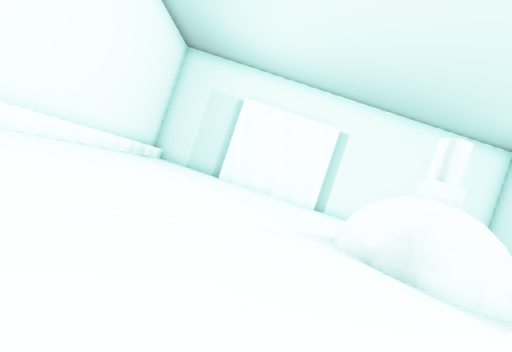
View 1 (above)

16 first-person views from a walk through a 3-D level made in the Unity game engine. The camera is 1.5 m above the floor, tilts 2° down and sees 90° across. The floor is counted in squares, 2 m on a side. Each view is taken from the middle of a square. On the plan, view 1 faces up. The plan holds only what a view shows up to about 9 squares ahead; the rest is blank. The place goes on beyond the plan. The player is left out. Some surface patterns are stand-ins.

View 2
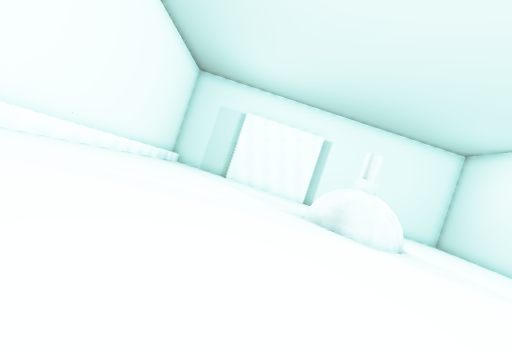

View 3
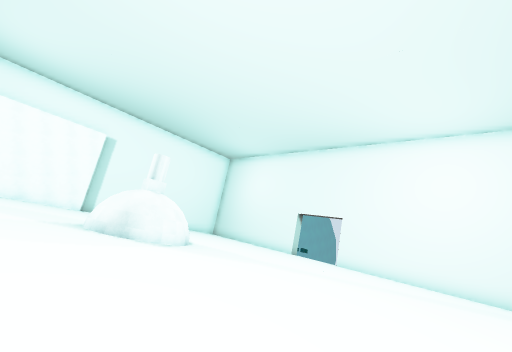

View 4
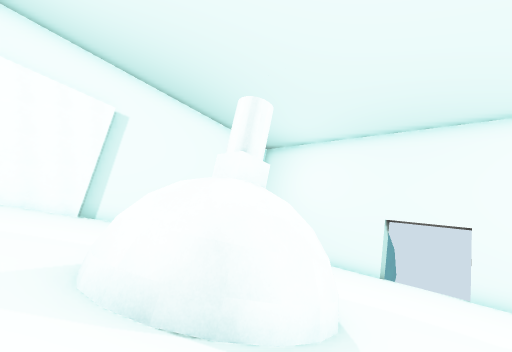

View 5
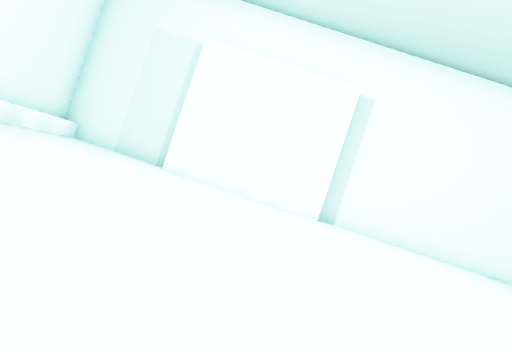

View 6
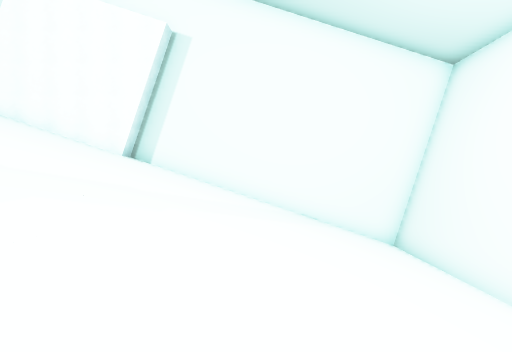

View 7
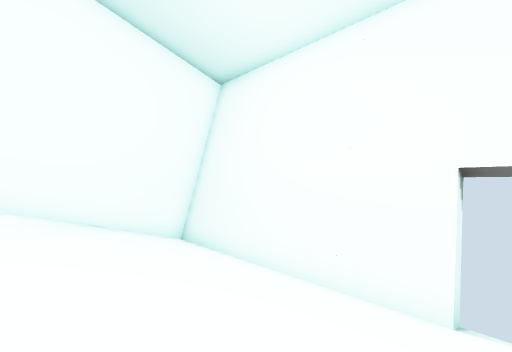

View 8
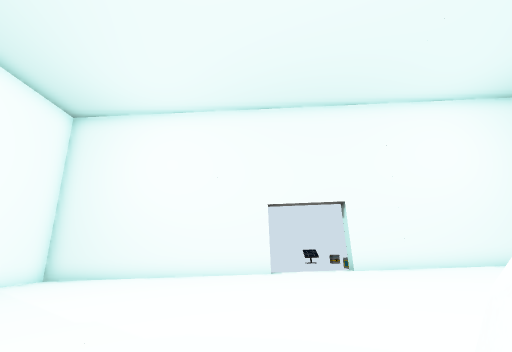

View 9
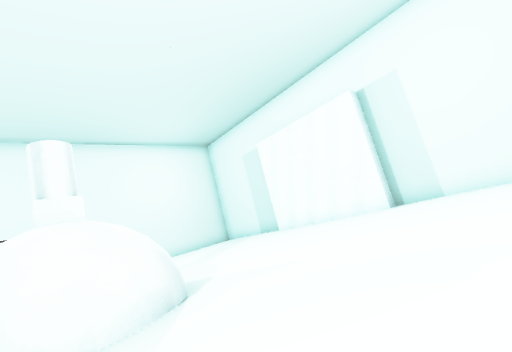

View 10
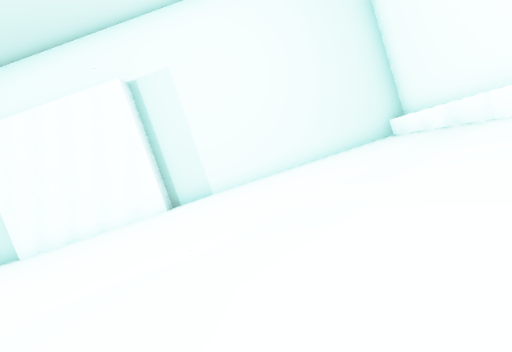

View 11
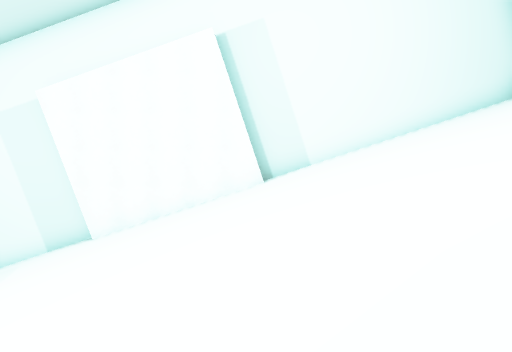

View 12
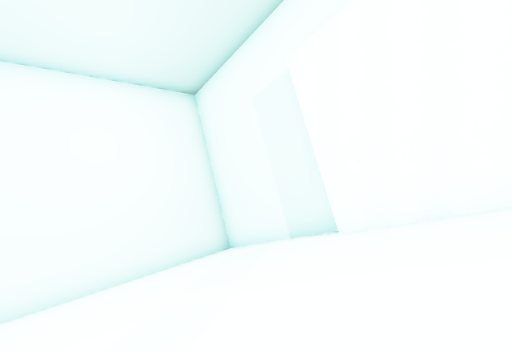

View 13
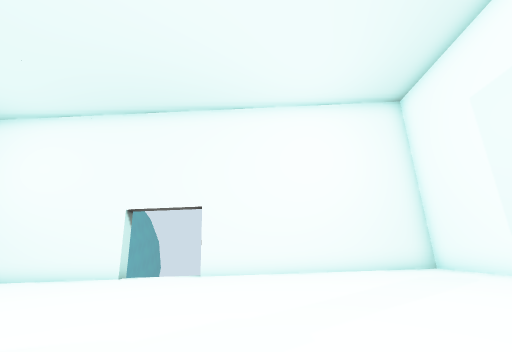

View 14
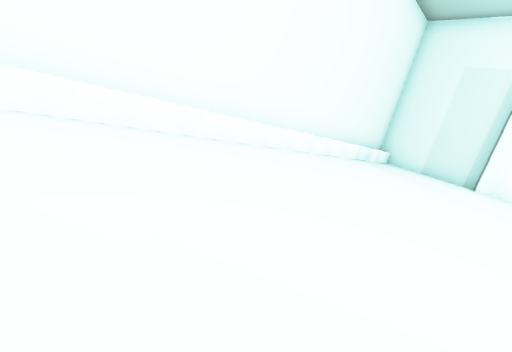

View 15
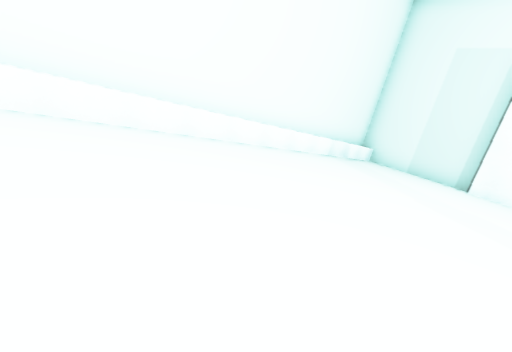

View 16
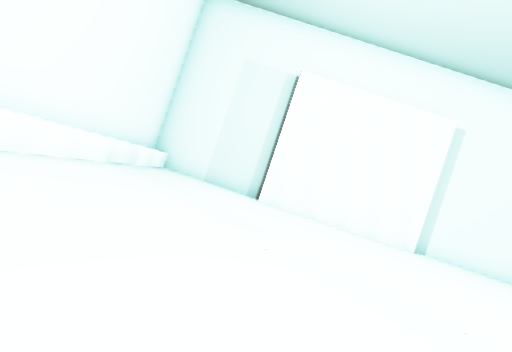

### Floor plan
Key: @ floor where view 1 was taken; # wall or solid block; x gap in a wall; . main floor; : floor 0.25 m higher than the main floor; / step, stairs or slope; = window, fence, low wall or low ledge; ^ raised ledge; O other object.
Columns run from 6 left of view 1 to 12 right of it. Each row starts with its distance up from view 1.
 14  #####   #########
 13 #^///#####///////##
 12 #^////////////////#
 11 #^////////////////#
 10 #^////////////////#
  9 #^////////////////#
  8 #^////////////////#
  7 #^//////// ///////#
  6 #^////////////////#
  5 #^//////=O#///////
  4 #^//////=O#///////
  3 #.////////////////x
  2 #.////////////////
  1 #.////////////////
  0 #.////@///////////
 -1 #/////////////////
 -2 #/////////////////
 -3 #/////////////////
 -4 #://////#####/////
 -5 #########   ######

Positions as (right, up) in squares from view 1, and headings:
1: (0, 0), facing up
2: (0, -3), facing up
3: (0, -3), facing up-right
4: (1, 2), facing up-right
5: (1, 5), facing up
6: (7, 5), facing up
7: (7, 5), facing up-right
8: (3, 6), facing right
9: (-1, 5), facing down-right
10: (-1, 4), facing down
11: (2, 3), facing down
12: (4, 1), facing down-right
13: (3, 1), facing right
14: (-1, 1), facing up-left
15: (-1, 3), facing up-left
16: (-2, 5), facing up
